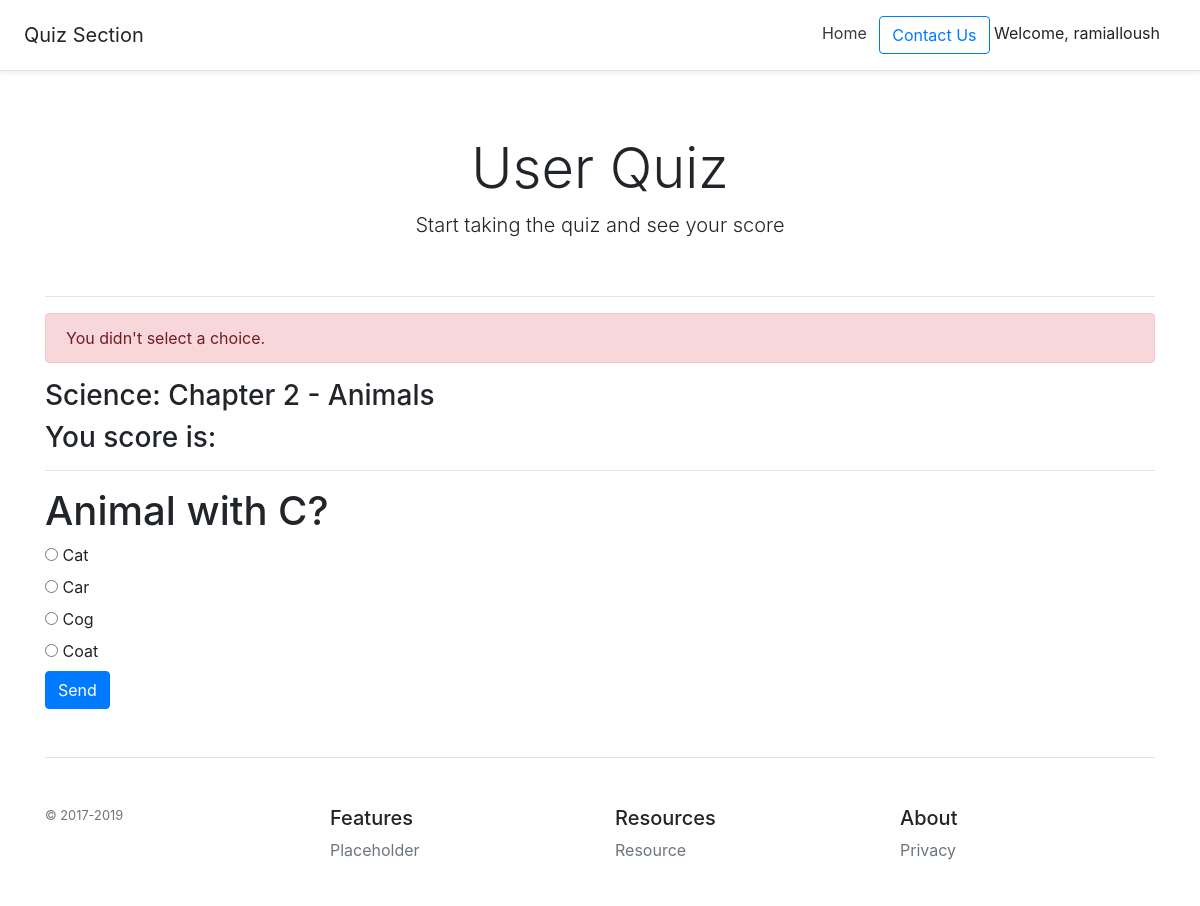
/quiz/2/vote/ (signed in), run on the app's committed database.
### quiz/models.py (models this page shows, shortened)
class Question(models.Model):
    question_text = models.CharField(max_length=300)
    question_choice_1 = models.CharField(max_length=300)
    question_choice_2 = models.CharField(max_length=100)
    question_choice_3 = models.CharField(max_length=100)
    question_choice_4 = models.CharField(max_length=100)
    question_answer = models.IntegerField(
        default=1, validators=[MinValueValidator(1), MaxValueValidator(4)])
    pub_date = models.DateTimeField('Date published', default=timezone.now)
    chapter = models.ForeignKey(Chapter, on_delete=models.CASCADE, default=1)

class Chapter(models.Model):
    chapter_name = models.CharField(max_length=300)
    course = models.ForeignKey(Course, on_delete=models.CASCADE)
    def __str__(self):
        return "{}: {}".format(self.course.course_name, self.chapter_name)

class Course(models.Model):
    course_name = models.CharField(max_length=300)

### quiz/views.py (the view, shortened to what this page needs)
# urls.py: path('<int:question_id>/vote/', login_required(views.VoteView), name='vote'),
def VoteView(request, question_id):
    question = get_object_or_404(Question, pk=question_id)
    try:
        selected_choice = int(request.POST['choice'])
    except (KeyError, MultiValueDictKeyError):
        return render(request, 'quiz/detail.html', {
            'question': question,
            'error_message': "You didn't select a choice.",
        })

### quiz/templates/quiz/detail.html (shortened to what this page needs)
{% extends 'quiz/base.html' %}
{% block content %}
{% if error_message %}<div class="alert alert-danger" role="alert">{{ error_message }}</div>{% endif %}
<h3>{{ question.chapter }}</h3>
<h3>You score is: {{ request.session.score }}</h3>
<hr>
<h1>{{ question.question_text }}</h1>
<form action="{% url 'quiz:vote' question.id %}" method="post">
    <input type="radio" name="choice" id="choice1" value="1">
    <label for="choice1">{{ question.question_choice_1 }}</label><br>
    <input type="radio" name="choice" id="choice2" value="2">
    <label for="choice2">{{ question.question_choice_2 }}</label><br>
    <input type="radio" name="choice" id="choice3" value="3">
    <label for="choice3">{{ question.question_choice_3 }}</label><br>
    <input type="radio" name="choice" id="choice4" value="4">
    <label for="choice4">{{ question.question_choice_4 }}</label><br>
    <input type="submit" class="btn btn-primary" value="Send">
</form>
{% endblock %}

### quiz/templates/quiz/base.html (shortened to what this page needs)
<!doctype html>
<html lang="en">
<head>
    <link href="https://getbootstrap.com/docs/4.3/dist/css/bootstrap.min.css" rel="stylesheet"
>
</head>
<body>
    <div class="d-flex flex-column flex-md-row align-items-center p-3 px-md-4 mb-3 bg-white border-bottom shadow-sm">
        <h5 class="my-0 mr-md-auto font-weight-normal">Quiz Section</h5>
        <nav class="my-2 my-md-0 mr-md-3">
            <a class="p-2 text-dark" href="{% url 'quiz:index' %}">Home</a>
            <a class="btn btn-outline-primary" href="#">Contact Us</a>
            {% if request.user.is_authenticated %}
            Welcome, {{ request.user.username }}
            {% else %}
            <a href="/accounts/login">Login</a>
            {% endif %}
        </nav>
    </div>
    <div class="px-3 pt-md-5 pb-md-4 mx-auto text-center">
        <h1 class="display-4">User Quiz</h1>
        <p class="lead">Start taking the quiz and see your score</p>
    </div>
    <div class="container">
        <hr>
        {% block content %}
        {% endblock %}
        <footer class="pt-4 my-md-5 pt-md-5 border-top">
            <div class="row">
                <div class="col-12 col-md">
                    <small class="d-block mb-3 text-muted">&copy; 2017-2019</small>
                </div>
                <div class="col-6 col-md">
                    <h5>Features</h5>
                    <ul class="list-unstyled text-small">
                        <li><a class="text-muted" href="#">Placeholder</a></li>
                    </ul>
                </div>
                <div class="col-6 col-md">
                    <h5>Resources</h5>
                    <ul class="list-unstyled text-small">
                        <li><a class="text-muted" href="#">Resource</a></li>
                    </ul>
                </div>
                <div class="col-6 col-md">
                    <h5>About</h5>
                    <ul class="list-unstyled text-small">
                        <li><a class="text-muted" href="#">Privacy</a></li>
                    </ul>
                </div>
            </div>
        </footer>
    </div>
</body>
</html>

### data on the page
Question: chapter "Science: Chapter 2 - Animals", question_text "Animal with C?", question_choice_1 "Cat", question_choice_2 "Car", question_choice_3 "Cog", question_choice_4 "Coat"

### other printed values
{{ request.user.username }} "ramialloush"
{{ error_message }} "You didn't select a choice."
